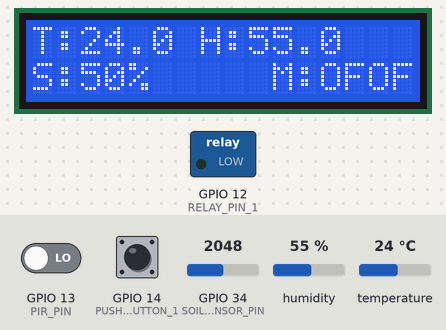
Recording of a sketch running on a simulated ESP32. Parts: 16×2 character LCD, switched loads named in the sketch (green lamp = pin HIGH). Inputs (shaded band) come from the test bench; at power-on: GPIO 14 (PUSH_BUTTON_1) HIGH, GPIO 13 (PIR_PIN) LOW, humidity 55 %, GPIO 34 (SOIL_SENSOR_PIN) = 2048, temperature 24 °C. WiFi joins after 1.5 s; servers stay silent unless stated; what the sketch prints to the serial monitor is not drawn.

Above: at 4.3 s.
4.4 s: GPIO 14 (PUSH_BUTTON_1) pulled LOW for 1.95 s
At 5.7 s:
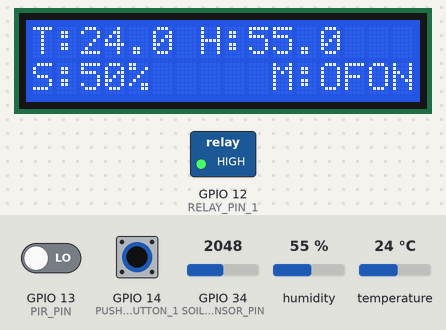
8.2 s: GPIO 13 (PIR_PIN) driven HIGH
At 9.7 s:
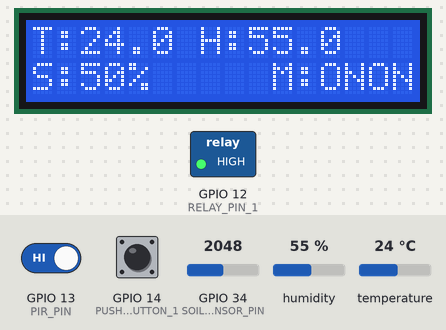
11.8 s: GPIO 14 (PUSH_BUTTON_1) pulled LOW for 1.95 s
At 12.7 s:
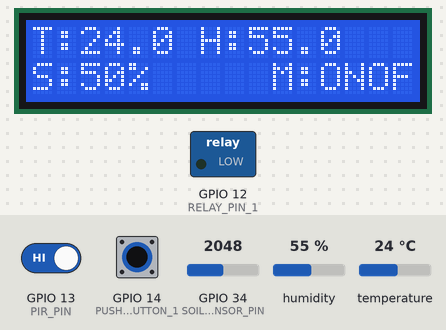
15.2 s: humidity set to 22 %
At 16.73 s:
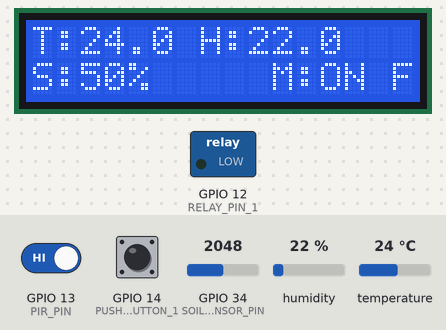
17.7 s: GPIO 34 (SOIL_SENSOR_PIN) set to 2866
At 19.5 s:
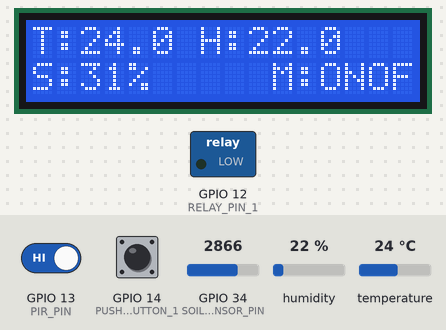
19.9 s: GPIO 14 (PUSH_BUTTON_1) pulled LOW for 3.2 s
At 21.64 s:
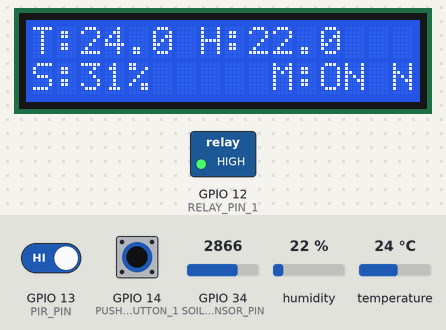
Timing chart, 0 to 23.1 s (numbered marks = the images above; inputs shaded):
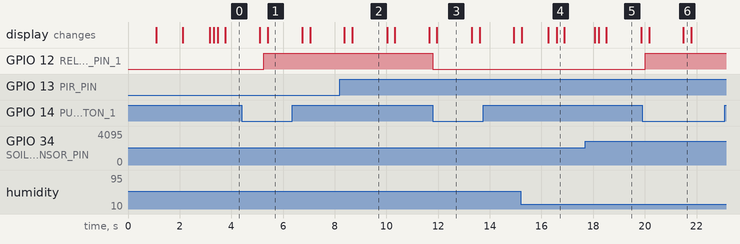

The sketch:

projet.ino
```cpp
#include <Wire.h>
#include <LiquidCrystal_PCF8574.h>
#include <DHT.h>
#include <WiFi.h>
#include <FirebaseESP32.h>

// Initialisation de l'écran LCD avec adresse I2C 0x3F
LiquidCrystal_PCF8574 lcd(0x3F);

// Initialisation du capteur DHT
DHT dht(2, DHT11);  // Changez la broche si nécessaire

// Définir les broches
#define SOIL_SENSOR_PIN 34
#define PIR_PIN 13
#define RELAY_PIN_1 12
#define PUSH_BUTTON_1 14

// État initial du relais et du bouton
int relay1State = LOW;
int pushButton1State = HIGH;

// Informations Wi-Fi et Firebase
const char* ssid = "iPhone de aysser";
const char* password = "AYSSER1234";
#define FIREBASE_HOST "https://console.firebase.google.com/u/2/project/smart-plant-44b10/settings/general/android:com.example.smartplant1"  // Remplace par ton URL Firebase
#define FIREBASE_AUTH "AlzaSyCLUPMbnZxKF7EmCPuQOKXBosjyO6UPQNA"


// Initialisation Firebase
FirebaseData firebaseData;
FirebaseConfig firebaseConfig;
FirebaseAuth firebaseAuth;

void setup() {
  Serial.begin(115200);

  // Initialisation LCD
  lcd.begin(16, 2);
  lcd.setBacklight(255);
  lcd.print("Initialisation...");

  // Configurer les broches
  pinMode(PIR_PIN, INPUT);
  pinMode(RELAY_PIN_1, OUTPUT);
  digitalWrite(RELAY_PIN_1, relay1State);
  pinMode(PUSH_BUTTON_1, INPUT_PULLUP);

  // Initialiser le capteur DHT
  dht.begin();

  // Connexion Wi-Fi
  WiFi.begin(ssid, password);
  while (WiFi.status() != WL_CONNECTED) {
    delay(1000);
    Serial.println("Connexion au WiFi...");
    lcd.setCursor(0, 1);
    lcd.print("WiFi...");
  }
  Serial.println("Connecté au WiFi");
  lcd.setCursor(0, 1);
  lcd.print("WiFi OK!");

  // Configuration Firebase
  firebaseConfig.host = FIREBASE_HOST;
  firebaseConfig.api_key = FIREBASE_AUTH;

  Firebase.begin(&firebaseConfig, &firebaseAuth);
  lcd.clear();
  lcd.print("Firebase OK!");
  delay(1000);
  lcd.clear();
}

void DHT11sensor() {
  float h = dht.readHumidity();
  float t = dht.readTemperature();

  if (isnan(h) || isnan(t)) {
    Serial.println("Erreur lecture DHT!");
    return;
  }

  lcd.setCursor(0, 0);
  lcd.print("T:");
  lcd.print(t, 1);
  lcd.print(" H:");
  lcd.print(h, 1);

  FirebaseJson json;
  json.add("temperature", t);
  json.add("humidity", h);
  if (!Firebase.setJSON(firebaseData, "/capteurs/DHT11", json)) {
    Serial.println("Erreur Firebase : " + firebaseData.errorReason());
  }
}

void soilMoistureSensor() {
  int value = analogRead(SOIL_SENSOR_PIN);
  value = map(value, 0, 4095, 0, 100);
  value = (value - 100) * -1;

  lcd.setCursor(0, 1);
  lcd.print("S:");
  lcd.print(value);
  lcd.print("% ");

  FirebaseJson json;
  json.add("soilMoisture", value);
  if (!Firebase.setJSON(firebaseData, "/capteurs/soilMoisture", json)) {
    Serial.println("Erreur Firebase : " + firebaseData.errorReason());
  }
}

void PIRsensor() {
  bool value = digitalRead(PIR_PIN);

  lcd.setCursor(10, 1);
  if (value) {
    lcd.print("M:ON ");
    Serial.println("Mouvement détecté!");
  } else {
    lcd.print("M:OFF");
  }

  FirebaseJson json;
  json.add("motionDetected", value ? "Yes" : "No");
  if (!Firebase.setJSON(firebaseData, "/capteurs/motionDetected", json)) {
    Serial.println("Erreur Firebase : " + firebaseData.errorReason());
  }
}

void checkPhysicalButton() {
  if (digitalRead(PUSH_BUTTON_1) == LOW) {
    if (pushButton1State != LOW) {
      relay1State = !relay1State;
      digitalWrite(RELAY_PIN_1, relay1State);
    }
    pushButton1State = LOW;
  } else {
    pushButton1State = HIGH;
  }

  FirebaseJson json;
  json.add("relayState", relay1State == HIGH ? "ON" : "OFF");
  if (!Firebase.setJSON(firebaseData, "/capteurs/relayState", json)) {
    Serial.println("Erreur Firebase : " + firebaseData.errorReason());
  }
}

void loop() {
  DHT11sensor();
  soilMoistureSensor();
  PIRsensor();
  checkPhysicalButton();

  lcd.setCursor(14, 1);
  lcd.print(relay1State == HIGH ? "ON" : "OFF");

  delay(1000);
}
```

Measured:
- after the input at 4.4 s, GPIO 12 (RELAY_PIN_1): LOW → HIGH after 0.85 s; the display: first differs from a run without the input after 1.0 s (image 1)
- after the input at 8.2 s, the display: first changes after 0.17 s (image 2 shows a later state)
- after the input at 11.8 s, GPIO 12 (RELAY_PIN_1): HIGH → LOW at once; the display: changes after 0.16 s (image 3)
- after the input at 15.2 s, the display: first differs from a run without the input after 1.1 s (image 4 shows a later state)
- after the input at 17.7 s, the display: changes after 0.36 s (image 5)
- after the input at 19.9 s, GPIO 12 (RELAY_PIN_1): LOW → HIGH after 0.11 s; the display: first changes after 0.27 s (image 6 shows a later state)
- what the display in image 2 shows lasts 1.3 s, from 8.7 s to 10.0 s
